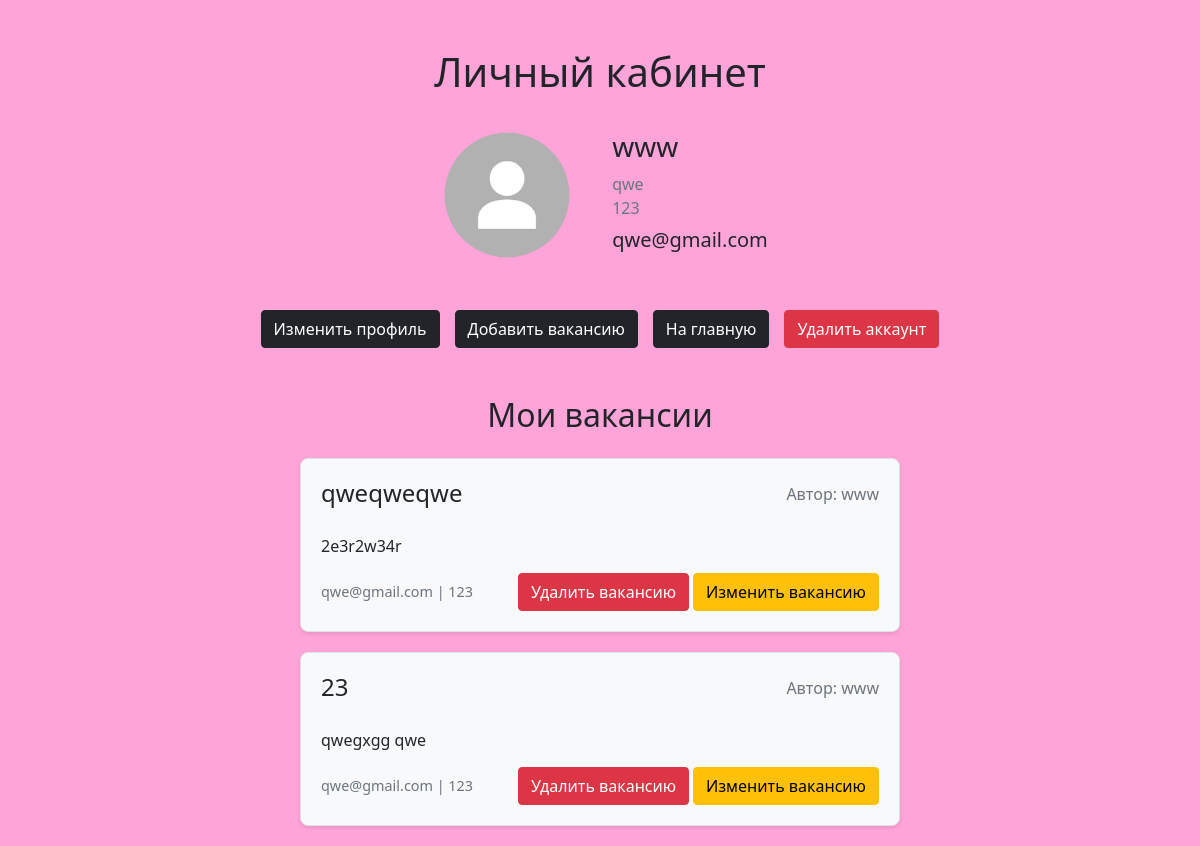
Screenshot of /profile (signed in) with the database file from the repository.
### data/users.py (models this page shows, shortened)
class User(SqlAlchemyBase, UserMixin):
    __tablename__ = 'users'
    id = sqlalchemy.Column(sqlalchemy.Integer,
                           primary_key=True, autoincrement=True)
    login = sqlalchemy.Column(sqlalchemy.String, nullable=True)
    name = sqlalchemy.Column(sqlalchemy.String, nullable=True)
    telephone = sqlalchemy.Column(sqlalchemy.String, nullable=True)
    description = sqlalchemy.Column(sqlalchemy.String, nullable=True)
    email = sqlalchemy.Column(sqlalchemy.String,
                              index=True, unique=True, nullable=True)
    is_employer = sqlalchemy.Column(sqlalchemy.Boolean, nullable=True)
    hashed_password = sqlalchemy.Column(sqlalchemy.String, nullable=True)
    profile_image = sqlalchemy.Column(sqlalchemy.String, default='/static/img/default_image.png')
    responded_vacancies = sqlalchemy.Column(sqlalchemy.String, nullable=True)
    vacancy = orm.relationship("Vacancy", back_populates='user')

### data/vacancies.py (models this page shows, shortened)
class Vacancy(SqlAlchemyBase):
    __tablename__ = 'vacancies'
    id = sqlalchemy.Column(sqlalchemy.Integer,
                           primary_key=True, autoincrement=True)
    title = sqlalchemy.Column(sqlalchemy.String, nullable=True)
    content = sqlalchemy.Column(sqlalchemy.String, nullable=True)
    company_id = sqlalchemy.Column(sqlalchemy.Integer,
                                sqlalchemy.ForeignKey("users.id"))
    user = orm.relationship('User')

### main.py (the view)
@app.route('/profile', methods=['GET', 'POST'])
@login_required
def profile():
    form = LoginForm()  # без формы почему-то не работает...
    db_sess = db_session.create_session()
    if current_user.is_employer:
        all_vac = current_user.vacancy
    else:
        all_vac = get_employee_vacansies(current_user)
    return render_template('profile.html', title='Личный кабинет', sec_title='Личный кабинет', form=form,
                           sp=all_vac)

### data/db_session.py (called while the page is built)
def create_session() -> Session:
    global __factory
    return __factory()

### main.py (called while the page is built)
@login_manager.user_loader
def load_user(user_id):
    db_sess = db_session.create_session()
    return db_sess.query(User).get(user_id)

### templates/profile.html (shortened to what this page needs)
<!DOCTYPE html>
<html lang="en">
<head>
    <link rel="stylesheet"
          href="https://cdn.jsdelivr.net/npm/bootstrap@5.0.0-beta1/dist/css/bootstrap.min.css"
>
    <link type="text/css" rel="stylesheet" href="static/css/style.css">
</head>
<body class="text-center">
<div class="container my-5">
    <h1 class="text-center mb-4">{{sec_title}}</h1>
    <div class="profile-container">
        <img src="{{ current_user.profile_image }}" class="profile-image">
        <div class="profile-info text-start">
            <h3>{{current_user.name}}</h3>
            <div class="mb-2">
                <span class="text-muted">{{current_user.login}}</span><br>
                <span class="text-muted">{{current_user.telephone}}</span>
            </div>
            <h5>{{current_user.email}}</h5>
        </div>
    </div>
    <div class="btn-container">
        <a href="/change_profile/{{current_user.id}}" class="btn btn-dark" onclick="return confirm('Вы действительно хотите изменить профиль?')">Изменить профиль</a>
        {% if current_user.is_employer %}
        <a href="/new_vacancy" class="btn btn-dark">Добавить вакансию</a>
        {% endif %}
        <a href="/" class="btn btn-dark">На главную</a>
        <a href="/remove_profile/{{current_user.id}}" class="btn btn-alert" onclick="return confirm('Вы действительно хотите удалить аккаунт?')">Удалить аккаунт</a>
    </div>
    <div class="mt-5">
        {% if current_user.is_employer %}
            <h2 class="mb-4">Мои вакансии</h2>
        {% else %}
            <h2 class="mb-4">Вакансии на которые я откликнулся</h2>
        {% endif %}
        {% if sp %}
        {% for vacancy in sp %}
        <div class="vacancy-card">
            <div class="vacancy-header">
                <h4 class="mb-0">{{vacancy.title}}</h4>
                <span class="text-muted">Автор: {{vacancy.user.name}}</span>
            </div>
            <div class="vacancy-content mt-3">
                {{vacancy.content}}
            </div>
            <div class="vacancy-footer">
                <div>
                    {{vacancy.user.email}} | {{vacancy.user.telephone}}
                </div>
                <div>
                    <a href="/remove_vacancy/{{vacancy.id}}" class="btn btn-alert" onclick="return confirm('Вы действительно хотите удалить вакансию?')">Удалить вакансию</a>
                    {% if current_user.is_employer %}
                    <a href="/change_vacancy/{{vacancy.id}}" class="btn btn-warning" onclick="return confirm('Вы действительно хотите изменить вакансию?')">Изменить вакансию</a>
                    {% endif %}
                </div>
            </div>
        </div>
        {% endfor %}
        {% else %}
            {% if current_user.is_employer %}
                <div class="alert alert-info">У вас пока нет вакансий</div>
            {% else %}
                <div class="alert alert-info">Вы пока не откликнулись ни на одну вакансию</div>
            {% endif %}
        {% endif %}
    </div>
</div>
</body>
</html>

### static/css/style.css (style rules this page uses)
body { background: rgb(255,164,217); min-height: 100vh; height: 100%; width: 100%; display: flex; flex-direction: column; }
.btn-alert, .btn-alert:hover, .btn-alert:focus, .btn-alert:active { background-color: #dc3545 !important; border-color: #dc3545 !important; color: white !important; }
.btn-dark, .btn-dark:hover, .btn-dark:focus, .btn-dark:active { background-color: #212529 !important; border-color: #212529 !important; color: white !important; }
.btn-warning, .btn-warning:hover, .btn-warning:focus, .btn-warning:active { background-color: #ffc107 !important; border-color: #ffc107 !important; color: #000 !important; }

### templates/profile.html (style rules this page uses)
html, body { height: 100%; }
.profile-container { display: flex; justify-content: center; align-items: center; gap: 30px; margin-bottom: 40px; flex-wrap: wrap; }
.profile-info { display: flex; flex-direction: column; }
.vacancy-card { background-color: #f8f9fa; border: 1px solid #dee2e6; border-radius: 8px; padding: 20px; margin: 20px auto; max-width: 600px; box-shadow: 0 2px 4px rgba(0,0,0,0.1); text-align: left; display: flex; flex-direction: column; min-height: fit-content; height: auto; }
.vacancy-content { flex-grow: 1; word-wrap: break-word; overflow-wrap: break-word; }
.vacancy-header { display: flex; justify-content: space-between; margin-bottom: 10px; align-items: center; }
.vacancy-footer { margin-top: 15px; color: #6c757d; font-size: 0.9em; display: flex; justify-content: space-between; align-items: center; flex-wrap: wrap; gap: 10px; }
.btn-container { display: flex; justify-content: center; gap: 15px; margin: 20px 0; flex-wrap: wrap; }
.profile-image { width: 150px; height: 150px; border-radius: 50%; object-fit: cover; }
.btn-alert { background-color: #dc3545; color: white; border-color: #dc3545; }
.btn-warning { background-color: #ffc107; color: #212529; border-color: #ffc107; }

### rows the page displays
User: profile_image (placeholder picture), name "www", login "qwe", telephone "123", email "qwe@gmail.com"
Vacancy: title "qweqweqwe", user.name "www", content "2e3r2w34r", user.email "qwe@gmail.com", user.telephone "123"
Vacancy: title "23", user.name "www", content "qwegxgg qwe", user.email "qwe@gmail.com", user.telephone "123"

### other values shown
{{ sec_title }} "Личный кабинет"
